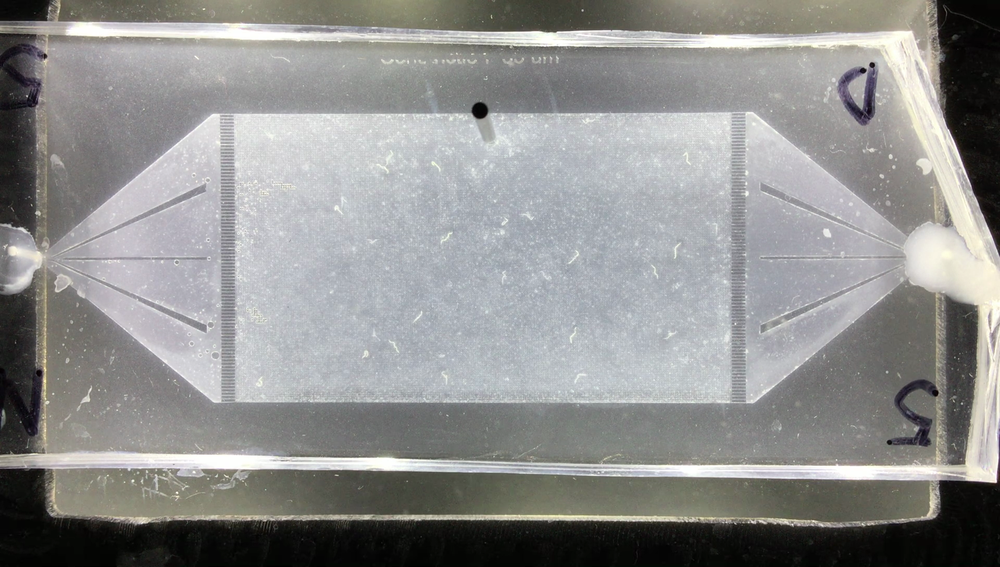
#> input picture test_images/A.png, 1000 x 567 px, shrunk from 1920 x 1088 before the run, found by its file name
$ jupyter execute --allow-errors makeImagesNegative.ipynb
#> lines starting #> are read from the running program, lines starting #| are printed output that depends on the picture; after the words box and inside, x2 and y2 are one past the last pixel; in counts of white or black regions, pixels touching at a corner belong together
[cell 1]
# Python program to read image using OpenCV

# importing OpenCV(cv2) module
import cv2

# Save image in set directory
# Read RGB image
# img1 = cv2.imread('images/a.png',1)
img0 = cv2.imread('images/a.png',0)
#> img0: shape (567, 1000); min 0, max 255, mean 142.3
# img_1 = cv2.imread('images/a.png',-1)

# imga = 255-img0

# Output img with window name as 'image'
# cv2.imshow('image1', img1)

cv2.imshow('image0', img0)
# cv2.imshow('image_1', img_1)
# cv2.imshow('image__1', imga)

# Maintain output window utill
# user presses a key
cv2.waitKey(0)

# Destroying present windows on screen
cv2.destroyAllWindows()

[cell 2]
# importing OpenCV(cv2) module
import cv2

img0 = cv2.imread('images/a.png',1)
#> img0 is the input picture: shape (567, 1000, 3); mean B, G, R 141.8, 143, 142.8
imga = 255-img0
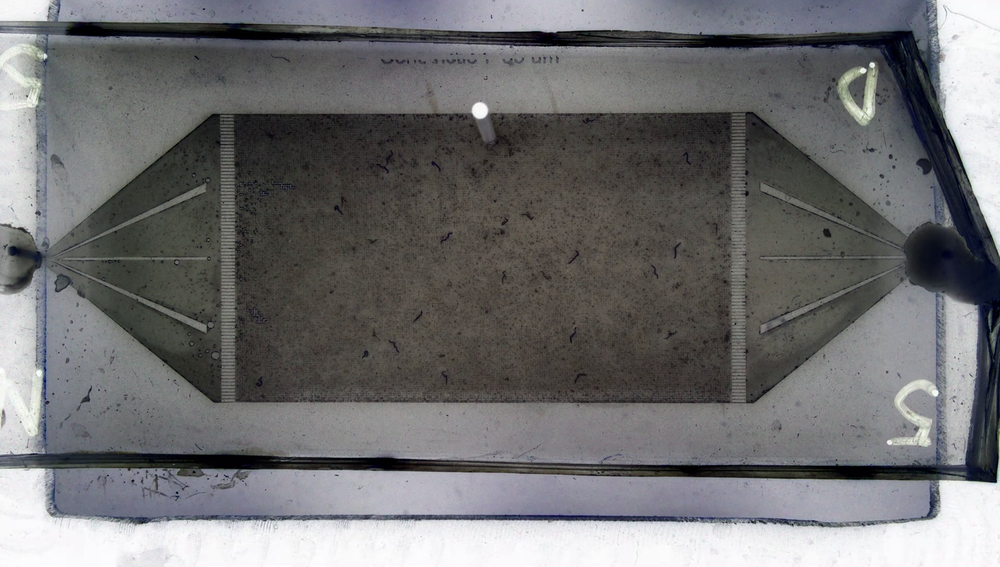
#> imga: shape (567, 1000, 3); mean B, G, R 113.2, 112, 112.2
px = imga[100,100]## It is in order Blue, Green and Red rather than RGB
#> px = [119, 123, 120]

print(px)
#| [119 123 120]
print(imga.shape)
#| (567, 1000, 3)
print(imga.size)
#| 1701000
blue = imga[:,:,0] ##1 for green and 2 for Red
print(blue)
#> (printed output is left out)
# cv2.imshow('image0', imga)

# cv2.waitKey(0)
# Destroying present windows on screen
# cv2.destroyAllWindows()

[cell 3]
# Log transform the image to inprove the details

# importing OpenCV(cv2) module
import cv2
import numpy as np

img0 = cv2.imread('images/a.png',0)
# img1= np.uint8(np.log1p(img0))
img1= np.uint8(np.expm1(img0))
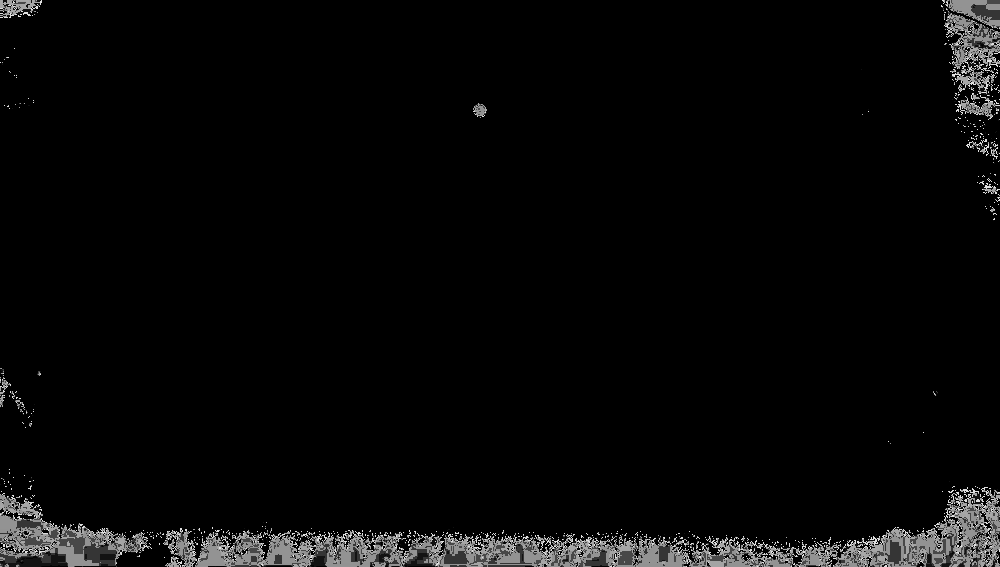
#> img1: shape (567, 1000); min 0, max 224, mean 7.7
thresh = 1
img2 = cv2.threshold(img1, thresh, 255, cv2.THRESH_BINARY)[1]
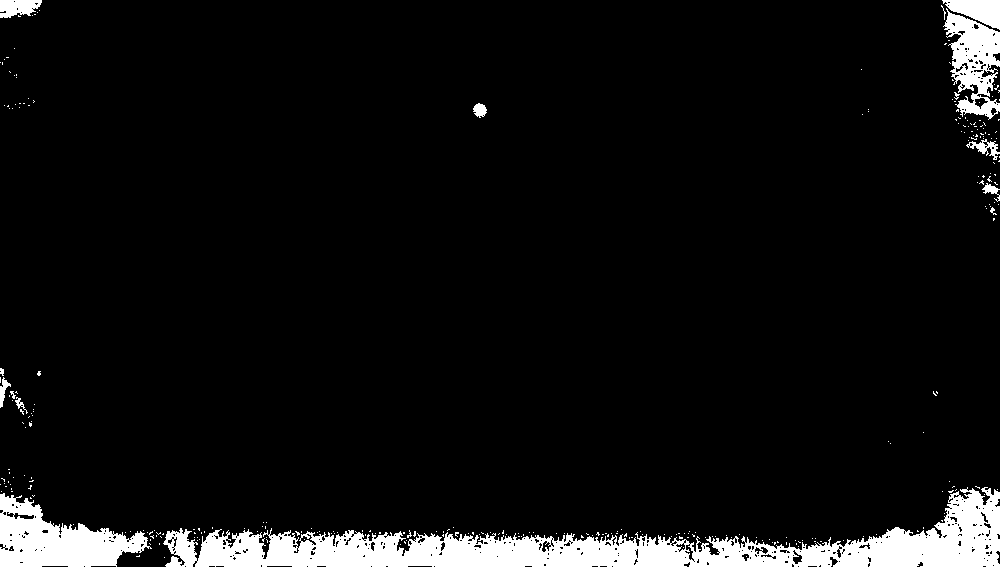
#> img2: shape (567, 1000); 6.5% white; 294 white regions (280 under 20 px), largest, box (x1, y1, x2, y2) and area: (163, 487, 1000, 567) 24635, (0, 493, 152, 567) 6001, (943, 8, 1000, 120) 3340
cv2.imshow('image0', img0)
cv2.imshow('image01', img1)
cv2.imshow('image02', img2)

cv2.waitKey(0)
# Destroying present windows on screen
cv2.destroyAllWindows()

[cell 4]
# We need to increase the sharpness to maximum and reduce the contrast to minimum

[cell 5]
#PIL to increase contrast
from PIL import Image, ImageEnhance
im = Image.open("images/a.png")
enhancer = ImageEnhance.Contrast(im)
enhanced_im = enhancer.enhance(4.0)
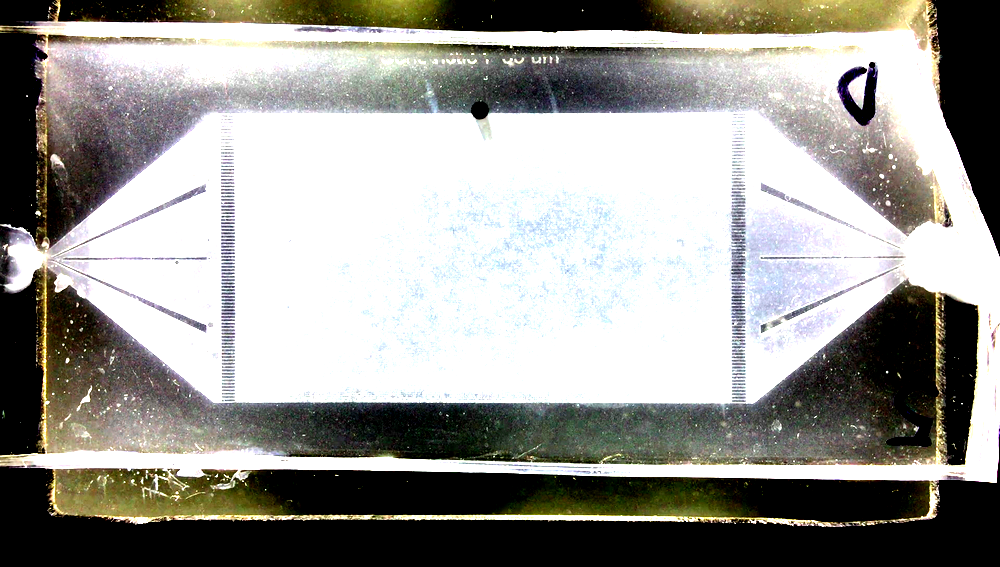
#> enhanced_im: PIL image 1000x567 RGB; mean R, G, B 154.1, 153, 148.2
enhanced_im.save("images/enhanced.sample1.png")

[cell 6]
# Increase sharpness using PIL
from PIL import Image, ImageEnhance
#> (the rest of this cell did not finish here and is left out)

[cell 7]
# Increase the brightness using PIL
from PIL import Image, ImageEnhance
#> (the rest of this cell did not finish here and is left out)

[cell 8]
#PIL to increase contrast
from PIL import Image, ImageEnhance
import cv2

img1 = cv2.imread('images/a.png',0)
cv2.imshow('image1', img1)

im = Image.open("images/a.png")

# [5 lines of commented-out code are left out]

enhancer = ImageEnhance.Sharpness(im)
enhanced_im = enhancer.enhance(5.0)
enhanced_im.save("images/a12.png")
img2 = cv2.imread('images/a12.png',0)
#> img2: shape (567, 1000); min 0, max 255, mean 141.8
cv2.imshow('Sharpness', img2)

img2 = Image.open("images/a12.png")
enhancer = ImageEnhance.Brightness(img2)
enhanced_im = enhancer.enhance(0.5)
enhanced_im.save("images/a14.png")
img4 = cv2.imread('images/a14.png',0)
#> img4: shape (567, 1000); min 0, max 127, mean 70.4
cv2.imshow('Brightness', img4)

img3 = Image.open("images/a14.png")
enhancer = ImageEnhance.Contrast(img3)
enhanced_im = enhancer.enhance(0.5)
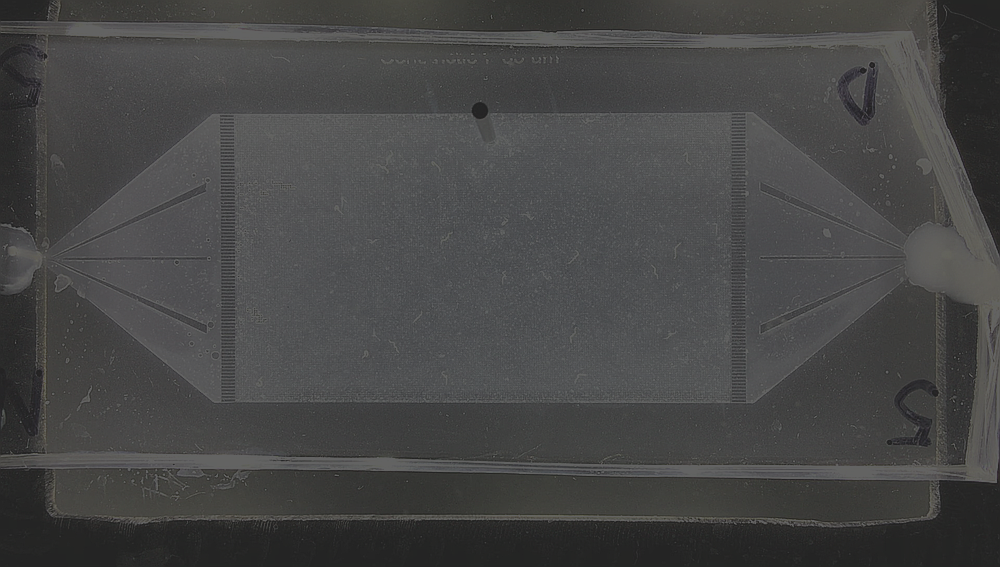
#> enhanced_im: PIL image 1000x567 RGB; mean R, G, B 70.7, 70.7, 70.5
enhanced_im.save("images/a13.png")
img3 = cv2.imread('images/a13.png',0)
#> img3: shape (567, 1000); min 35, max 99, mean 70.2
cv2.imshow('Contrast', img3)

cv2.waitKey(0)

# Destroying present windows on screen
cv2.destroyAllWindows()

[cell 9]
# Using CV
import cv2

def increase_brightness(img, value=30):
#> called with value = 10
    hsv = cv2.cvtColor(img, cv2.COLOR_BGR2HSV)
#> hsv: shape (567, 1000, 3); mean H, S, V 71.5, 19.8, 146.2
    h, s, v = cv2.split(hsv)
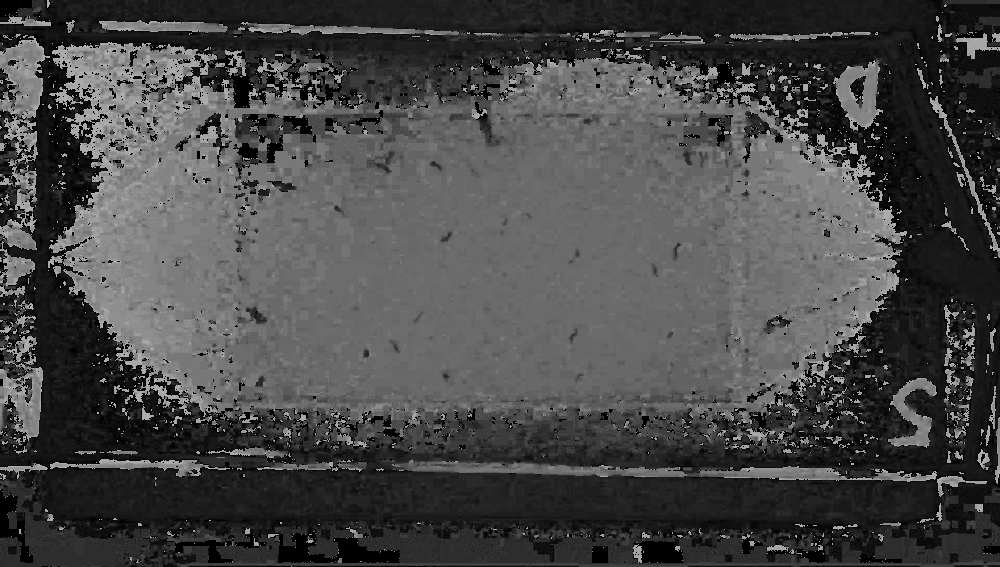
#> h: shape (567, 1000); min 0, max 179, mean 71.5
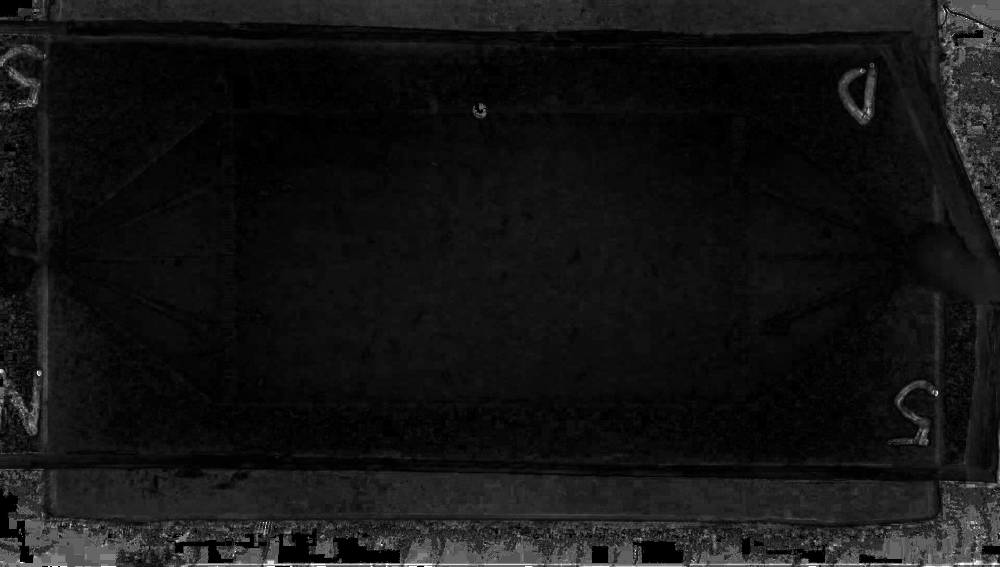
#> s: shape (567, 1000); min 0, max 255, mean 19.8

    lim = 255 - value
    v[v > lim] = 255
#> v: shape (567, 1000); min 0, max 255, mean 146.3
    v[v <= lim] += value
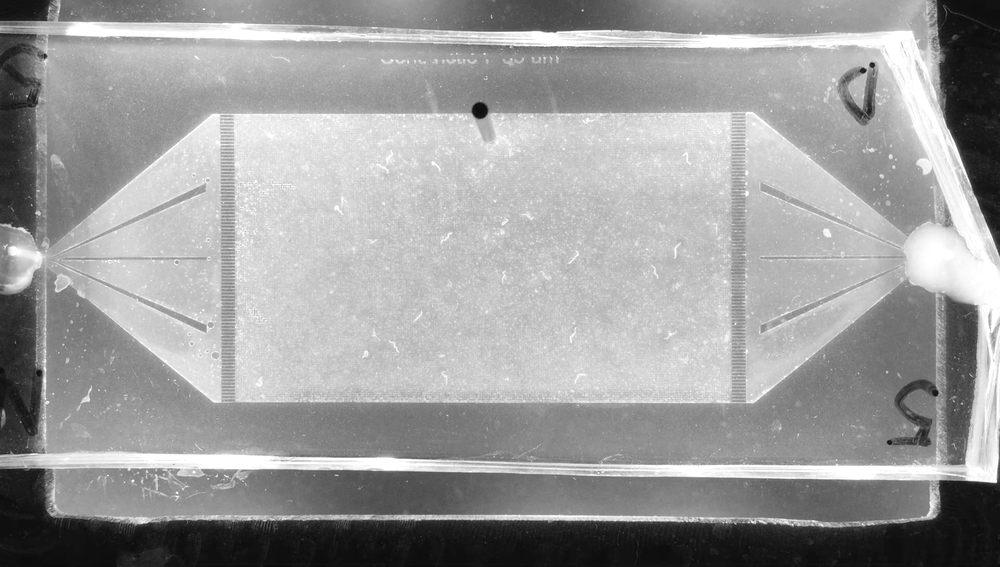
#> v: shape (567, 1000); min 10, max 255, mean 156.1

#     v = 12
    final_hsv = cv2.merge((h, s, v))
#> final_hsv: shape (567, 1000, 3); mean H, S, V 71.5, 19.8, 156.1
    img = cv2.cvtColor(final_hsv, cv2.COLOR_HSV2BGR)
    return img

img = cv2.imread('images/a.png') #load rgb image
cv2.imshow('image0', img)
frame = increase_brightness(img, value=10)
cv2.imshow('image1', frame)
cv2.waitKey(0)

# Destroying present windows on screen
cv2.destroyAllWindows()

#cv2.imwrite("image_processed.jpg", img)

$ run again, with test_images/a (copy).png copied over test_images/A.png
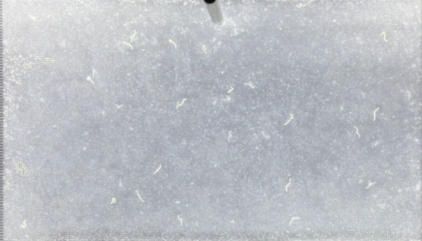
#> input picture test_images/a (copy).png, 422 x 241 px, found by its file name
#> img0 is the input picture: shape (241, 422, 3); mean B, G, R 196.6, 191.4, 187.4
#> `imga = 255-img0`:
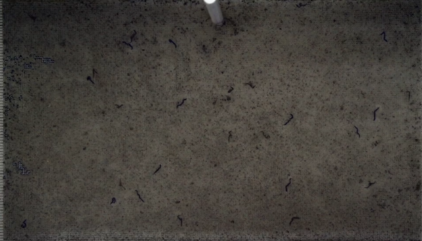
#> imga: shape (241, 422, 3); mean B, G, R 58.4, 63.6, 67.6
#> px = [64, 70, 73]
#| [64 70 73]
#| (241, 422, 3)
#| 305106
#> (printed output is left out)
#> img1: shape (241, 422); every value is 0
#> hsv: shape (241, 422, 3); mean H, S, V 104, 12.4, 196.7
#> in increase_brightness, `v[v <= lim] += value`:
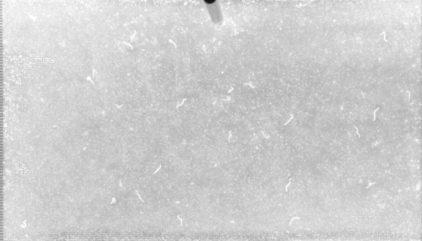
#> v: shape (241, 422); min 22, max 255, mean 206.7
#> final_hsv: shape (241, 422, 3); mean H, S, V 104, 12.4, 206.7
